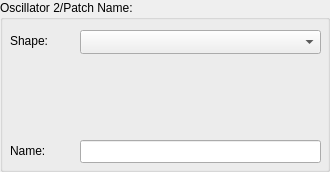
     <widget class="QGroupBox" name="gOsc2">
      <property name="sizePolicy">
       <sizepolicy hsizetype="Preferred" vsizetype="Preferred">
        <horstretch>0</horstretch>
        <verstretch>14</verstretch>
       </sizepolicy>
      </property>
      <property name="title">
       <string>Oscillator 2/Patch Name:</string>
      </property>
      <widget class="QLabel" name="l4">
       <property name="geometry">
        <rect>
         <x>10</x>
         <y>30</y>
         <width>71</width>
         <height>21</height>
        </rect>
       </property>
       <property name="text">
        <string>Shape:</string>
       </property>
      </widget>
      <widget class="QComboBox" name="c4">
       <property name="geometry">
        <rect>
         <x>80</x>
         <y>30</y>
         <width>241</width>
         <height>24</height>
        </rect>
       </property>
      </widget>
      <widget class="QLabel" name="l_patch_name">
       <property name="geometry">
        <rect>
         <x>10</x>
         <y>140</y>
         <width>71</width>
         <height>21</height>
        </rect>
       </property>
       <property name="text">
        <string>Name:</string>
       </property>
      </widget>
      <widget class="QLineEdit" name="patch_name">
       <property name="geometry">
        <rect>
         <x>80</x>
         <y>140</y>
         <width>241</width>
         <height>23</height>
        </rect>
       </property>
       <property name="maxLength">
        <number>8</number>
       </property>
      </widget>
      <widget class="ShruthiEditorDial" name="c5" native="true">
       <property name="geometry">
        <rect>
         <x>80</x>
         <y>60</y>
         <width>81</width>
         <height>71</height>
        </rect>
       </property>
      </widget>
      <widget class="ShruthiEditorDial" name="c6" native="true">
       <property name="geometry">
        <rect>
         <x>160</x>
         <y>60</y>
         <width>81</width>
         <height>71</height>
        </rect>
       </property>
      </widget>
      <widget class="ShruthiEditorDial" name="c7" native="true">
       <property name="geometry">
        <rect>
         <x>240</x>
         <y>60</y>
         <width>81</width>
         <height>71</height>
        </rect>
       </property>
      </widget>
     </widget>
